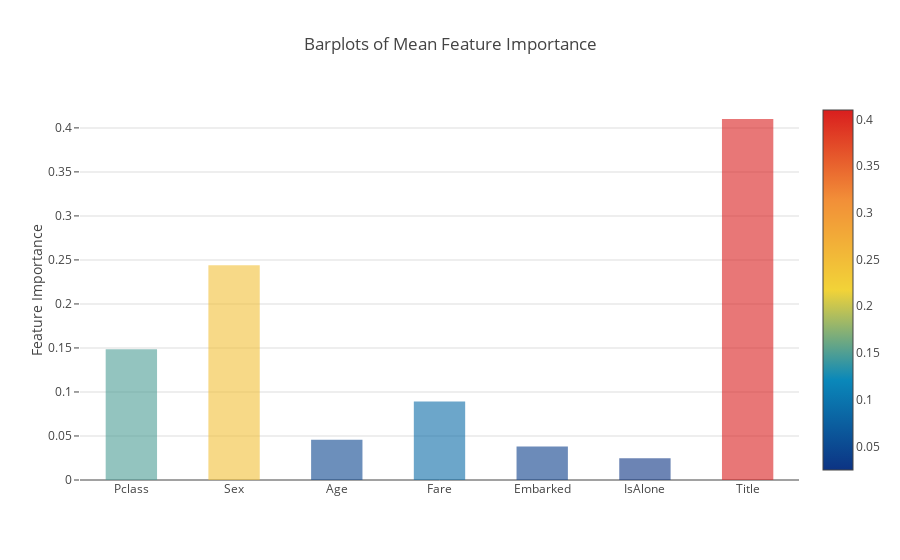

The notebook cell saved with this chart:
### Code cell
y = feature_dataframe['mean'].values
x = feature_dataframe['features'].values
data = [go.Bar(
            x= x,
             y= y,
            width = 0.5,
            marker=dict(
               color = feature_dataframe['mean'].values,
            colorscale='Portland',
            showscale=True,
            reversescale = False
            ),
            opacity=0.6
        )]

layout= go.Layout(
    autosize= True,
    title= 'Barplots of Mean Feature Importance',
    hovermode= 'closest',
#     xaxis= dict(
#         title= 'Pop',
#         ticklen= 5,
#         zeroline= False,
#         gridwidth= 2,
#     ),
    yaxis=dict(
        title= 'Feature Importance',
        ticklen= 5,
        gridwidth= 2
    ),
    showlegend= False
)
fig = go.Figure(data=data, layout=layout)
py.iplot(fig, filename='bar-direct-labels')

### Figure 1 — Plotly figure (JSON) as saved in the notebook; plotly's stock layout.template omitted (floating-point values rounded to 4 significant figures)
{"data": [{"marker": {"color": [0.1484, 0.244, 0.04559, 0.08906, 0.03817, 0.02472, 0.4101], "colorscale": "Portland", "reversescale": false, "showscale": true}, "opacity": 0.6, "type": "bar", "uid": "b00af798-0d78-4667-b2e1-33cce261b2c7", "width": 0.5, "x": ["Pclass", "Sex", "Age", "Fare", "Embarked", "IsAlone", "Title"], "y": [0.1484, 0.244, 0.04559, 0.08906, 0.03817, 0.02472, 0.4101]}], "layout": {"autosize": true, "hovermode": "closest", "showlegend": false, "title": "Barplots of Mean Feature Importance", "yaxis": {"gridwidth": 2, "ticklen": 5, "title": "Feature Importance"}}}
